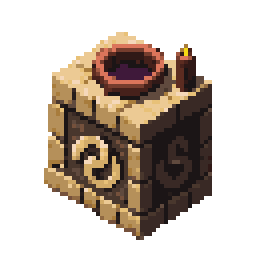
#> input picture assets/wip/temple-pyramid/altar.png, 64 x 64 px, found by its file name (shown 4 times larger); its folder holds 5 pictures in this run
$ python pack.py .
#> lines starting #> are read from the running program, lines starting #| are printed output that depends on the picture; pictures that were not available may be replaced by others from this repository, and a replacement may not be noted
# Cuts the pyramid's stair (one design, used on every tier: the user, "a single, well-matched set of north-south
# stairs") out of the renders it was inpainted into, and packs a copy per tier, in two halves (one per square), with the
# altar into art/worldtiles/temple/pyramid-props.png. Prints each piece's rect and its offset from its square's
# top-left (the numbers for data/tilesets.yaml).
#   python3 assets/wip/temple-pyramid/pack.py "$PWD"
import sys
from PIL import Image

root = sys.argv[1]
here = root + '/assets/wip/temple-pyramid/'
# The stair with its join to the tier repainted (seam.py, then inpaint_image on a band along its outline):
# out-seam-top.png on the top tier's face (the face sheet of tiers 2-4), out-seam-first.png on the first tier's (over
# grass). Each piece keeps the stair and the repainted band; everything else is transparent, so the tier's own tiles
# show round it. The two squares sit at x 64 and 128, y 128 of the render.
OUTLINE = [(112, 82, 174), (181, 71, 187), (220, 71, 187)]
BOX = (64, 104, 195, 228)
# The top-tier copy was painted between the third terrace (shade 1.0) and the top (1.07): tiers 2 and 3 take it
# darkened to their lower terrace's shade (build.py's SHADE).
SHADE = [0.86, 0.93, 1.0, 1.07]


def inside(x, y):
    for (y0, l0, r0), (y1, l1, r1) in zip(OUTLINE, OUTLINE[1:]):
        if y0 <= y <= y1:
            t = (y - y0) / (y1 - y0)
            return l0 + (l1 - l0) * t - 0.5 <= x <= r0 + (r1 - r0) * t + 0.5
    return False


def piece(k, f):
#> called with k = 'first', f = 1
    im = Image.open(here + 'out-seam-%s.png' % k).convert('RGBA')
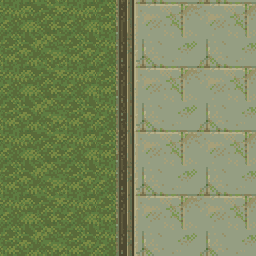
#> input picture assets/wip/temple-pyramid/ctx-a.png, 256 x 256 px, given in place of out-seam-first.png, which was not available
#> im is the input picture: PIL image 256x256 RGBA; mean R, G, B, A 122.1, 134.9, 92.1, 255
    mask = Image.open(here + 'seam-%s-mask.png' % k).convert('L').load()
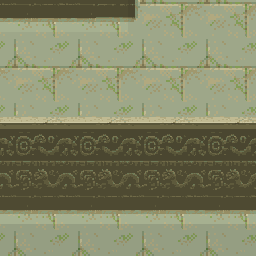
#> input picture assets/wip/temple-pyramid/ctx-b.png, 256 x 256 px, given in place of seam-first-mask.png, which was not available
    px = im.load()
    out = Image.new('RGBA', (BOX[2] - BOX[0], BOX[3] - BOX[1]), (0, 0, 0, 0))
#> out: PIL image 131x124 RGBA; every value is 0
    po = out.load()
    for y in range(BOX[1], BOX[3]):
        for x in range(BOX[0], BOX[2]):
            if mask[x, y] or inside(x, y):
                c = px[x, y]
                po[x - BOX[0], y - BOX[1]] = (min(255, round(c[0] * f)), min(255, round(c[1] * f)), min(255, round(c[2] * f)), 255)
    return out


cuts = [('altar', Image.open(here + 'altar.png').convert('RGBA'), None)]
mid = 128 - BOX[0]
for k in range(1, 5):
    st = piece('first', 1) if k == 1 else piece('top', SHADE[k - 2] / SHADE[2])
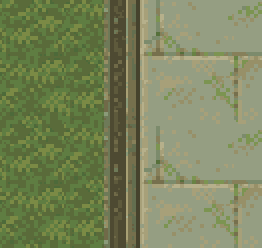
#> st: PIL image 131x124 RGBA (shown 2 times larger); mean R, G, B, A 121.8, 133, 91.6, 255
#> (the run stopped early here; a loop or call above may not have finished)
